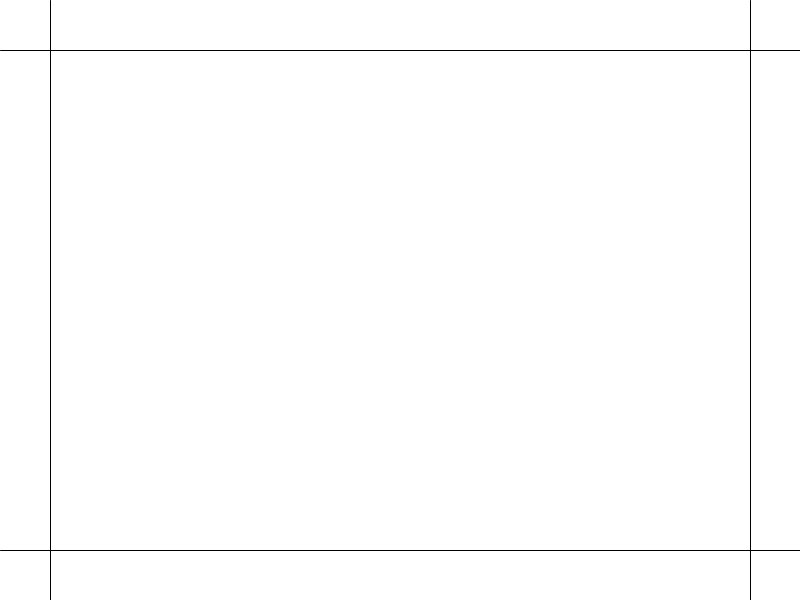
Frame 1 (no input)
Frame 60 (the mouse pressed at the canvas centre just before this capture): identical to frame 1, image omitted
Frame 120 (the mouse held since frame 60 and released just before this capture): identical to frame 1, image omitted

The Processing sketch that drew this single still picture (run headless with seeded random() and noise(); from frame 60 on, the mouse is pressed at the canvas centre):

// Processing sketch: AutonomousAgent
// ── AutonomousAgent.pde
void setup() {
  size(800, 600);
  background(255);
  
  id = 0;
  vehicles = new ArrayList<Vehicle>();
}

int id;

ArrayList<Vehicle> vehicles;  
PVector moveX;

float marginX = 50;
float marginY = 50;

void mouseReleased() {
  Vehicle v = new Vehicle(mouseX, mouseY, id);
  vehicles.add(v);
  id += 1;
}

void draw() {
  background(255);
  
  /* Margin */
  line(0, marginY, width, marginY);
  line(0, height - marginY, width, height - marginY);
  line(marginX, 0, marginX, height);
  line(width - marginX, 0, width - marginX, height);
  
  for (Vehicle v : vehicles) {
    v.seek(new PVector(mouseX, mouseY));
    v.update();
    v.display();
  }
}

class Vehicle {
  PVector position;
  PVector velocity;
  PVector acceleration;
  
  float size;
  
  float forceLimit;
  float speedLimit;
  
  int _id;
  
  Vehicle(float x, float y, int id) {
    position = new PVector(x, y);
    velocity = new PVector(0, 0); 
    acceleration = new PVector(0, 0);
    
    size = 3.0;
    
    forceLimit = 0.1;
    speedLimit = 5.0;
    
    _id = id;
  }
  
  int getId() {
    return _id;
  }
  
  void update() {
    avoidWall();
    velocity.add(acceleration);
    velocity.limit(speedLimit);
    
    position.add(velocity);
    acceleration.mult(0);
  }
  
  void avoidWall() {
    if (position.x < marginX) {
      PVector desired = new PVector(speedLimit, velocity.y);
      PVector steer = PVector.sub(desired, velocity);
      steer.limit(forceLimit);
      applyForce(steer);
    } else if (position.x > width - marginX) {
      PVector desired = new PVector(-speedLimit, velocity.y);
      PVector steer = PVector.sub(desired, velocity);
      steer.limit(forceLimit);
      applyForce(steer);
    }
    
    if (position.y < marginY) {
      PVector desired = new PVector(velocity.x, speedLimit);
      PVector steer = PVector.sub(desired, velocity);
      steer.limit(forceLimit);
      applyForce(steer);
    } else if (position.y > height - marginY) {
      PVector desired = new PVector(velocity.x, -speedLimit);
      PVector steer = PVector.sub(desired, velocity);
      steer.limit(forceLimit);
      applyForce(steer);
    }
  }
  
  void applyForce(PVector force) {
    acceleration.add(force);
  }
  
  void seek(PVector target) {
    PVector desired = PVector.sub(target, position);
    float distance = desired.mag();
    float adjustedSpeed = speedLimit;
    
    if (distance <= 5) adjustedSpeed = 0; /* Arrived */
    else if (distance <= 100) adjustedSpeed *= (distance / 100); /* Around target */
    
    desired.normalize();
    desired.mult(adjustedSpeed);
    
    PVector steer = PVector.sub(desired, velocity);
    steer.limit(forceLimit);
    applyForce(steer);
  }
  
  void display() {
    float theta = velocity.heading() + PI / 2;
    
    fill(255, 255/2.0, 255/2.0/2.0);
    stroke(0);
    pushMatrix();
    translate(position.x, position.y);
    rotate(theta);
    beginShape();
    vertex(0, -size * 2);
    vertex(-size, size * 2);
    vertex(size, size * 2);
    endShape(CLOSE);
    popMatrix();
  }
  
  boolean equals(Vehicle other) {
    boolean isSameHashCode = this.hashCode() == other.hashCode();
    boolean isSameId = this.getId() == other.getId();
    return isSameHashCode && isSameId;
  }
}
